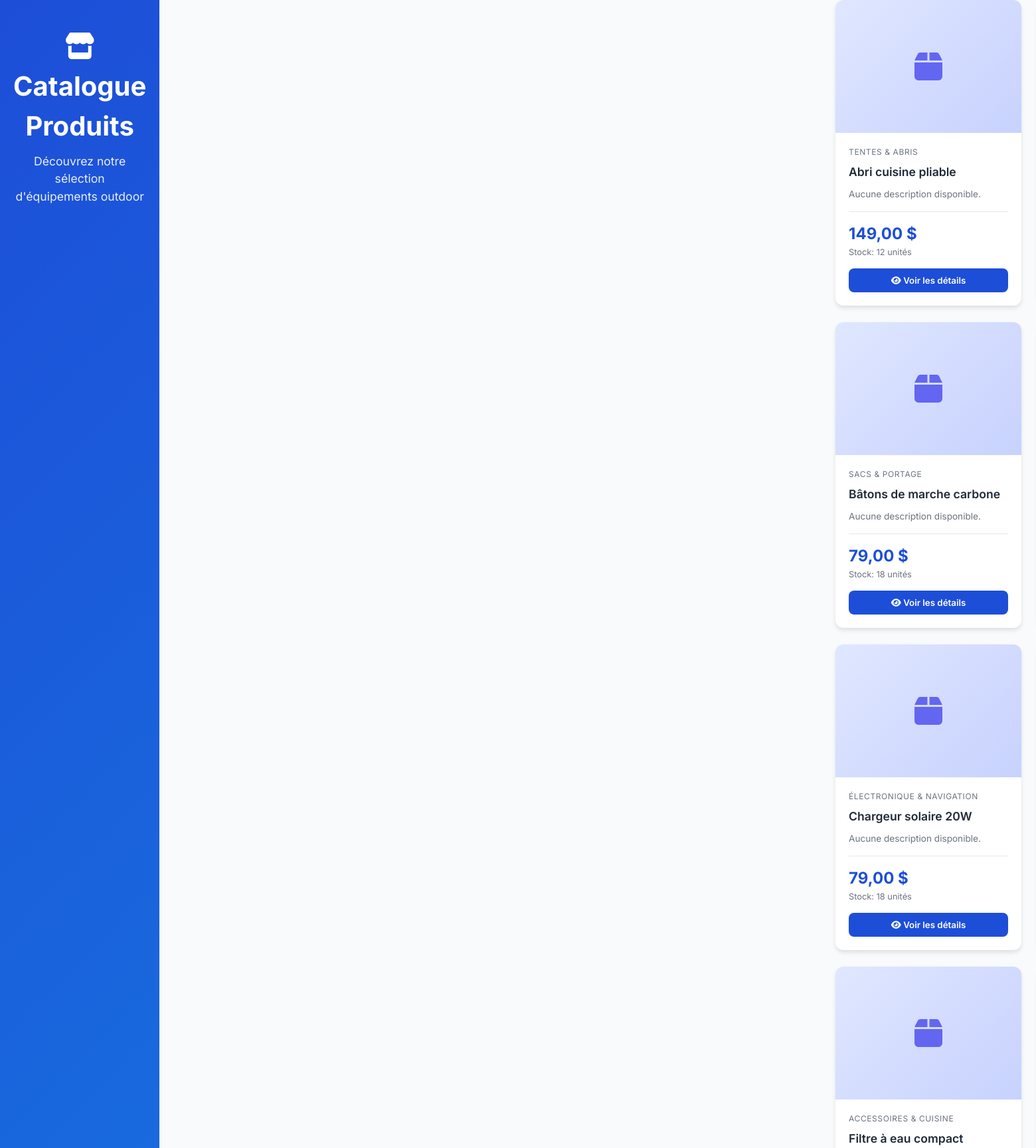
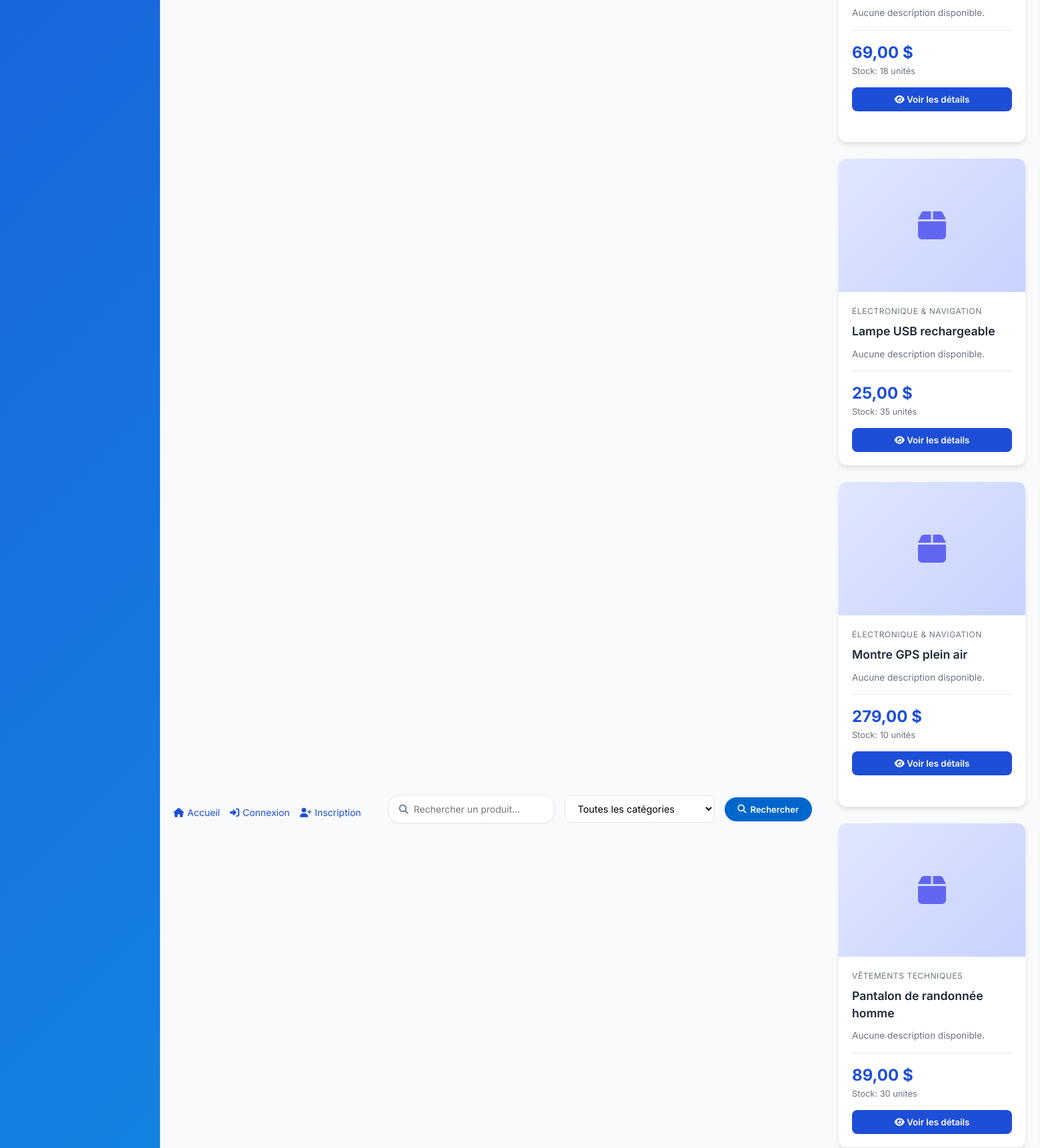
Screenshot of /stocks/catalogue/ (upper part) with the database file from the repository (2 pictures, top to bottom).
### stocks/models.py (models this page shows, shortened)
class Product(TimeStampedModel):
    STATUS_ACTIVE = "active"
    STATUS_INACTIVE = "inactive"
    STATUS_CHOICES = [
        (STATUS_ACTIVE, "Actif"),
        (STATUS_INACTIVE, "Inactif"),
    ]
    sku = models.CharField("SKU", max_length=20, unique=True)
    category = models.ForeignKey(
        ProductCategory,
        verbose_name="Catégorie",
        on_delete=models.PROTECT,
        related_name="products",
    )
    name = models.CharField("Nom du produit", max_length=255)
    description = models.TextField("Description", blank=True)
    image = models.ImageField("Photo", upload_to="products/", blank=True, null=True)
    purchase_cost = models.DecimalField(
        "Coût d'achat ($)", max_digits=10, decimal_places=2
    )
    sale_price = models.DecimalField(
        "Prix de vente ($)", max_digits=10, decimal_places=2
    )
    gross_margin_percent = models.DecimalField(
        "Marge brute (%)", max_digits=5, decimal_places=2
    )
    quantity_in_stock = models.PositiveIntegerField("Quantité en stock", default=0)
    reorder_threshold = models.PositiveIntegerField(
        "Seuil de réapprovisionnement", default=0
    )
    safety_stock = models.PositiveIntegerField("Stock minimum de sécurité", default=0)
    supplier = models.ForeignKey(
        Supplier,
        verbose_name="Fournisseur",
        on_delete=models.PROTECT,
        related_name="products",
    )
    supplier_discount = models.DecimalField(
        "Remise fournisseur (%)", max_digits=5, decimal_places=2, default=0
    )
    weight_kg = models.DecimalField("Poids (kg)", max_digits=6, decimal_places=2)
    stock_entry_date = models.DateField("Date d'entrée en stock")
    warehouse_location = models.CharField("Emplacement entrepôt", max_length=20)
    status = models.CharField(
        "Statut produit",
        max_length=20,
        choices=STATUS_CHOICES,
        default=STATUS_ACTIVE,
    )
    class Meta:
        verbose_name = "Produit"
        verbose_name_plural = "Produits"
        ordering = ["sku"]

class ProductCategory(models.Model):
    name = models.CharField("Nom de la catégorie", max_length=100, unique=True)
    description = models.TextField("Description", blank=True)
    class Meta:
        verbose_name = "Catégorie de produit"
        verbose_name_plural = "Catégories de produits"

### stocks/views.py (the view)
# urls.py: path("catalogue/", views.catalogue, name="catalogue"),
def catalogue(request):
    products = Product.objects.filter(
        status=Product.STATUS_ACTIVE
    ).select_related("category", "supplier").order_by("name")
    categories = ProductCategory.objects.all()
    category_id = request.GET.get("category")
    if category_id:
        products = products.filter(category_id=category_id)
    search_query = request.GET.get("search", "")
    if search_query:
        products = products.filter(
            Q(name__icontains=search_query) |
            Q(description__icontains=search_query) |
            Q(sku__icontains=search_query)
        )
    context = {
        "products": products,
        "categories": categories,
        "selected_category": int(category_id) if category_id else None,
        "search_query": search_query,
    }
    return render(request, "pgi/catalogue.html", context)

### templates/pgi/catalogue.html (shortened to what this page needs)
{% load static %}
<!DOCTYPE html>
<html lang="fr">
<head>
  <link rel="stylesheet" href="https://cdnjs.cloudflare.com/ajax/libs/font-awesome/6.4.0/css/all.min.css" />
  <link rel="stylesheet" href="{% static 'style.css' %}">
</head>
<body>
  <div class="catalogue-header">
    <h1><i class="fa-solid fa-store"></i> Catalogue Produits</h1>
    <p>Découvrez notre sélection d'équipements outdoor</p>
  </div>
  <div class="nav-links">
    <a href="{% url 'pgi:dashboard' %}"><i class="fa-solid fa-home"></i> Accueil</a>
    {% if user.is_authenticated %}
    <a href="{% url 'clients:cart' %}"><i class="fa-solid fa-cart-shopping"></i> Panier</a>
    <a href="{% url 'clients:my_orders' %}"><i class="fa-solid fa-box"></i> Mes commandes</a>
    {% else %}
    <a href="{% url 'pgi:login' %}"><i class="fa-solid fa-right-to-bracket"></i> Connexion</a>
    <a href="{% url 'pgi:register' %}"><i class="fa-solid fa-user-plus"></i> Inscription</a>
    {% endif %}
  </div>
  <div class="catalogue-filters">
    <form method="get" action="{% url 'stocks:catalogue' %}" style="display: flex; gap: 15px; flex: 1; align-items: center;">
      <div class="searchbar" style="flex: 1;">
        <i class="fa-solid fa-magnifying-glass"></i>
        <input type="text" name="q" value="{{ search_query|default:'' }}" placeholder="Rechercher un produit...">
      </div>
      <select name="category" onchange="this.form.submit()">
        <option value="">Toutes les catégories</option>
      </select>
      <button type="submit" class="add-btn" style="padding: 10px 20px;">
        <i class="fa-solid fa-search"></i> Rechercher
      </button>
    </form>
  </div>
  {% if products %}
  <div class="products-grid">
    {% for product in products %}
    <div class="product-card" onclick="window.location.href='{% url 'stocks:product_detail' product.id %}'">
      <div class="product-card-image">
        <i class="fa-solid fa-box"></i>
      </div>
      <div class="product-card-body">
        <div class="product-card-category">{{ product.category.name|default:"Non catégorisé" }}</div>
        <div class="product-card-title">{{ product.name }}</div>
        <div class="product-card-description">{{ product.description|default:"Aucune description disponible."|truncatewords:15 }}</div>
        <div class="product-card-footer">
          <div>
            <div class="product-card-price">{{ product.sale_price|floatformat:2 }} $</div>
            <div class="product-card-stock {% if product.quantity_in_stock <= product.reorder_level %}low{% endif %}">
              Stock: {{ product.quantity_in_stock }} unités
            </div>
          </div>
        </div>
        <div class="product-card-actions">
          <button class="btn-view" onclick="event.stopPropagation(); window.location.href='{% url 'stocks:product_detail' product.id %}'">
            <i class="fa-solid fa-eye"></i> Voir les détails
          </button>
        </div>
      </div>
    </div>
    {% endfor %}
  </div>
  {% else %}
  <div class="empty-state">
    <i class="fa-solid fa-box-open"></i>
    <h2>Aucun produit trouvé</h2>
    <p>Essayez de modifier vos critères de recherche.</p>
  </div>
  {% endif %}
</body>
</html>

### style.css (style rules this page uses)
:root { --primary: #0066cc; --primary-dark: #0052a3; --accent: #0099ff; --accent-light: #4cc9f0; --bg: #f8fafc; --bg-gradient: linear-gradient(135deg, #f8fafc 0%, #e2e8f0 100%); --dark: #0f172a; --dark-light: #1e293b; --text: #334155; --text-light: #64748b; --card-bg: #ffffff; --card-hover: #f1f5f9; --success: #10b981; --warning: #f59e0b; --critical: #ef4444; --info: #3b82f6; --shadow-sm: 0 1px 3px rgba(0, 0, 0, 0.05); --shadow-md: 0 4px 12px rgba(0, 0, 0, 0.08); --shadow-lg: 0 8px 25px rgba(0, 0, 0, 0.12); --shadow-hover: 0 6px 20px rgba(0, 180, 216, 0.15); --radius-sm: 6px; --radius-md: 10px; --radius-lg: 14px; --radius-xl: 18px; --transition: all 0.3s cubic-bezier(0.25, 0.46, 0.45, 0.94); --transition-fast: all 0.15s ease; }
* { margin: 0; padding: 0; box-sizing: border-box; font-family: 'Inter', sans-serif; }
body { display: flex; background: var(--bg); color: var(--text); min-height: 100vh; overflow-x: hidden; line-height: 1.5; font-size: 14px; }
.searchbar { display: flex; align-items: center; background: #fff; border-radius: var(--radius-xl); padding: 8px 16px; box-shadow: var(--shadow-sm); border: 1px solid #e2e8f0; transition: var(--transition); }
.searchbar i { color: var(--text-light); margin-right: 8px; font-size: 14px; }
.searchbar input { border: none; outline: none; padding: 4px 0; font-size: 14px; width: 180px; background: transparent; color: var(--text); }
.logout-btn, .add-btn { background: var(--primary); color: #fff; border: none; border-radius: var(--radius-xl); padding: 8px 16px; font-weight: 600; cursor: pointer; transition: var(--transition); box-shadow: var(--shadow-sm); font-size: 13px; display: flex; align-items: center; gap: 6px; }

### templates/pgi/catalogue.html (style rules this page uses)
.catalogue-header { background: linear-gradient(135deg, #1d4ed8 0%, #0ea5e9 100%); color: white; padding: 40px 20px; text-align: center; margin-bottom: 30px; }
.catalogue-header h1 { font-size: 2.5rem; margin-bottom: 10px; }
.catalogue-header p { font-size: 1.1rem; opacity: 0.9; }
.catalogue-filters { max-width: 1200px; margin: 0 auto 30px; padding: 0 20px; display: flex; gap: 15px; flex-wrap: wrap; align-items: center; }
.catalogue-filters .searchbar { flex: 1; min-width: 250px; }
.catalogue-filters select { padding: 10px 15px; border-radius: 8px; border: 1px solid #e5e7eb; background: white; font-size: 0.9rem; }
.products-grid { max-width: 1200px; margin: 0 auto; padding: 0 20px; display: grid; grid-template-columns: repeat(auto-fill, minmax(280px, 1fr)); gap: 25px; margin-bottom: 40px; }
.product-card { background: white; border-radius: 12px; overflow: hidden; box-shadow: 0 4px 6px rgba(0, 0, 0, 0.1); transition: transform 0.3s, box-shadow 0.3s; cursor: pointer; }
.product-card-image { width: 100%; height: 200px; background: linear-gradient(135deg, #e0e7ff 0%, #c7d2fe 100%); display: flex; align-items: center; justify-content: center; font-size: 3rem; color: #6366f1; }
.product-card-body { padding: 20px; }
.product-card-category { font-size: 0.75rem; color: #6b7280; text-transform: uppercase; letter-spacing: 0.05em; margin-bottom: 8px; }
.product-card-title { font-size: 1.1rem; font-weight: 600; margin-bottom: 10px; color: #1f2937; }
.product-card-description { font-size: 0.85rem; color: #6b7280; margin-bottom: 15px; line-height: 1.5; display: -webkit-box; -webkit-line-clamp: 2; -webkit-box-orient: vertical; overflow: hidden; }
.product-card-footer { display: flex; justify-content: space-between; align-items: center; padding-top: 15px; border-top: 1px solid #e5e7eb; }
.product-card-price { font-size: 1.5rem; font-weight: 700; color: #1d4ed8; }
.product-card-stock { font-size: 0.8rem; color: #6b7280; }
.product-card-actions { margin-top: 15px; }
.btn-view { width: 100%; padding: 10px; background: #1d4ed8; color: white; border: none; border-radius: 8px; font-weight: 600; cursor: pointer; transition: background 0.3s; }
.nav-links { max-width: 1200px; margin: 0 auto 20px; padding: 0 20px; display: flex; gap: 15px; align-items: center; }
.nav-links a { color: #1d4ed8; text-decoration: none; display: flex; align-items: center; gap: 5px; }

### rows the page displays
Product: category.name "TENTES & ABRIS", name "Abri cuisine pliable", description "Aucune description disponible.", sale_price "149,00", quantity_in_stock "12"
Product: category.name "SACS & PORTAGE", name "Bâtons de marche carbone", description "Aucune description disponible.", sale_price "79,00", quantity_in_stock "18"
Product: category.name "ÉLECTRONIQUE & NAVIGATION", name "Chargeur solaire 20W", description "Aucune description disponible.", sale_price "79,00", quantity_in_stock "18"
Product: category.name "ACCESSOIRES & CUISINE", name "Filtre à eau compact", description "Aucune description disponible.", sale_price "69,00", quantity_in_stock "18"
Product: category.name "ÉLECTRONIQUE & NAVIGATION", name "Lampe USB rechargeable", description "Aucune description disponible.", sale_price "25,00", quantity_in_stock "35"
Product: category.name "ÉLECTRONIQUE & NAVIGATION", name "Montre GPS plein air", description "Aucune description disponible.", sale_price "279,00", quantity_in_stock "10"
Product: category.name "VÊTEMENTS TECHNIQUES", name "Pantalon de randonnée homme", description "Aucune description disponible.", sale_price "89,00", quantity_in_stock "30"
